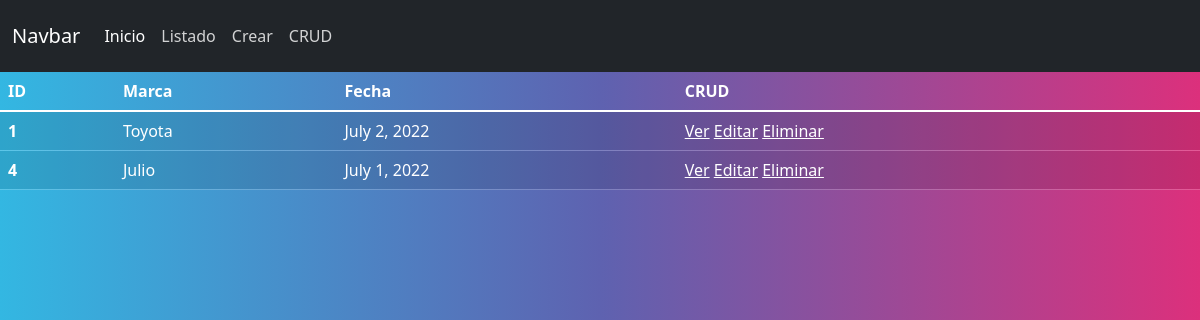
Page /CRUD/ on the committed database.
### vehiculos/models.py (models this page shows, shortened)
class carros(models.Model):
    marca = models.CharField( max_length = 20 )
    color = models.CharField( max_length = 20)
    cantidad_pasajeros = models.IntegerField()
    fecha_salida = models.DateField()

### vehiculos/views.py (the view)
# urls.py: path('CRUD/', views.CRUD, name="CRUD"),
def CRUD(request):
    info = carros.objects.all()
    contexto = { "vehiculos" : info }
    plantilla = loader.get_template("CRUD.html")
    documento = plantilla.render( contexto )
    return HttpResponse( documento )

### vehiculos/Templates/CRUD.html
{% extends "base.html" %}
{% load static %}
{% block cuerpo %}
<table class="table table-hover">
  <thead>
    <tr>
      <th scope="col">ID</th>
      <th scope="col">Marca</th>
      <th scope="col">Fecha</th>
      <th scope="col">CRUD</th>
    </tr>
  </thead>
  <tbody>
    {% for carro in vehiculos %}
    <tr class="table-active">
      <th scope="row">{{carro.id}}</th>
      <td>{{carro.marca}}</td>
      <td>{{carro.fecha_salida}}</td>
      <td>
        <a href="{% url 'detalles' carro.id %}">Ver</a>
        <a href="{% url 'actualizar' carro.id %}">Editar</a>
        <a href="{% url 'borrar' carro.id %}">Eliminar</a> </td>
    </tr>
    {% endfor %}
    </tbody>
</table>
{% endblock %}

### rows in the picture
carros: id "1", marca "Toyota", fecha_salida "July 2, 2022"
carros: id "4", marca "Julio", fecha_salida "July 1, 2022"
